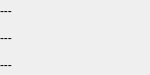
<?xml version="1.0" encoding="UTF-8"?>
<ui version="4.0">
 <class>AchievementLeaderboardCell</class>
 <widget class="QWidget" name="AchievementLeaderboardCell">
  <property name="geometry">
   <rect>
    <x>0</x>
    <y>0</y>
    <width>150</width>
    <height>75</height>
   </rect>
  </property>
  <layout class="QVBoxLayout" name="rootLayout">
   <property name="leftMargin">
    <number>0</number>
   </property>
   <property name="topMargin">
    <number>0</number>
   </property>
   <property name="rightMargin">
    <number>0</number>
   </property>
   <property name="bottomMargin">
    <number>0</number>
   </property>
   <item>
    <widget class="QLabel" name="primaryLabel">
     <property name="sizePolicy">
      <sizepolicy hsizetype="Minimum" vsizetype="Minimum">
       <horstretch>0</horstretch>
       <verstretch>0</verstretch>
      </sizepolicy>
     </property>
     <property name="text">
      <string notr="true">---</string>
     </property>
     <property name="wordWrap">
      <bool>true</bool>
     </property>
    </widget>
   </item>
   <item>
    <widget class="QLabel" name="secondaryLabel">
     <property name="sizePolicy">
      <sizepolicy hsizetype="Minimum" vsizetype="Minimum">
       <horstretch>0</horstretch>
       <verstretch>0</verstretch>
      </sizepolicy>
     </property>
     <property name="text">
      <string notr="true">---</string>
     </property>
     <property name="wordWrap">
      <bool>true</bool>
     </property>
    </widget>
   </item>
   <item>
    <widget class="QLabel" name="tertiaryLabel">
     <property name="text">
      <string notr="true">---</string>
     </property>
     <property name="wordWrap">
      <bool>true</bool>
     </property>
    </widget>
   </item>
  </layout>
 </widget>
 <resources/>
 <connections/>
</ui>
